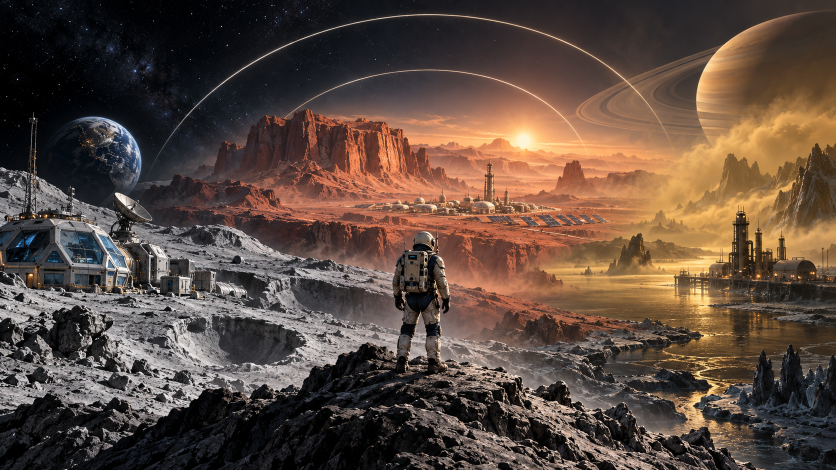
#> input picture tools/source_assets/rework_20260914/intro_panorama.png, 1672 x 940 px (shown at 1/2 size)
$ python install_triumphal_intro.py
#> lines starting #> are read from the running program, lines starting #| are printed output that depends on the picture
"""Mechanical 16:9 delivery of the reviewed built-in image generation output."""
from pathlib import Path
from PIL import Image, ImageOps
import shutil, hashlib, json
ROOT=Path(__file__).resolve().parents[1]
SOURCE=ROOT/'tools/source_assets/rework_20260914/intro_panorama.png'
TARGET=ROOT/'assets/textures/intro_keyart_v4.png'
BACKUP=ROOT/'tools/source_assets/before_intro_20260917'
BACKUP.mkdir(parents=True,exist_ok=True)
if not (BACKUP/TARGET.name).exists(): shutil.copy2(TARGET,BACKUP/TARGET.name)
ImageOps.pad(Image.open(SOURCE).convert('RGB'),(1280,720),method=Image.Resampling.LANCZOS).save(TARGET,optimize=True)
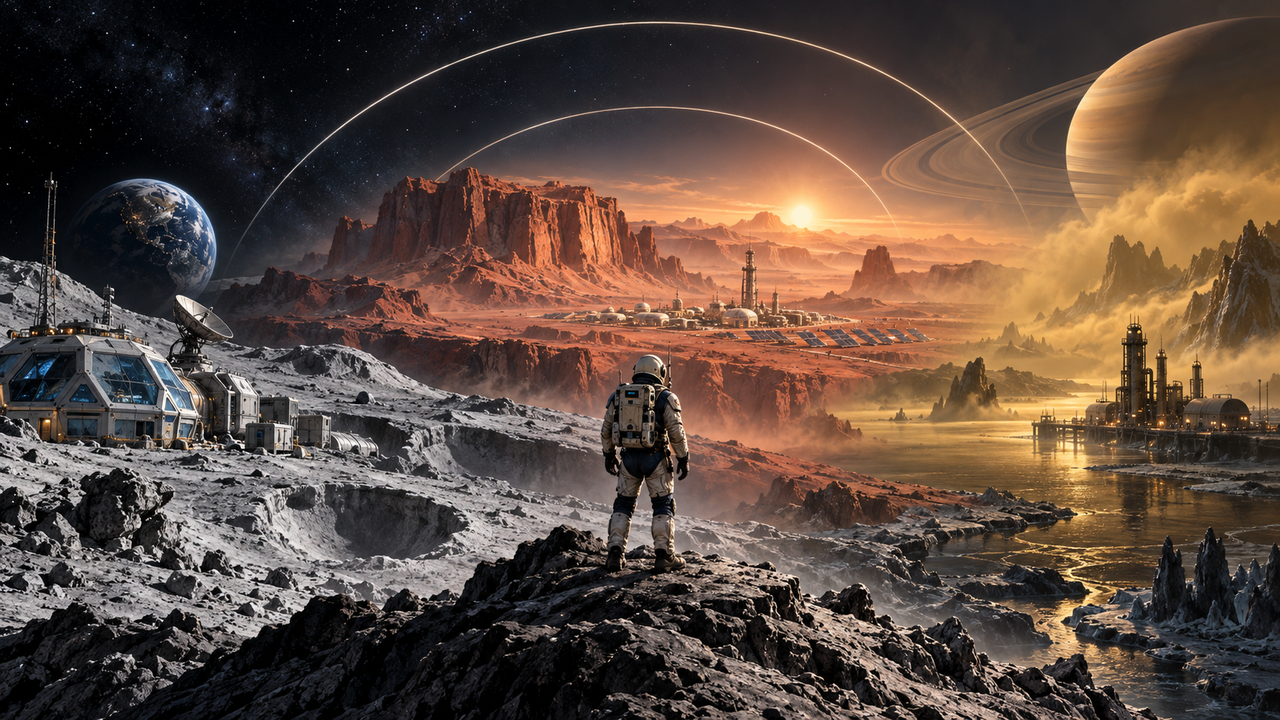
#> saved as intro_keyart_v4.png: PIL image 1280x720 RGB; mean R, G, B 91.9, 73.7, 63.1
audit_path=SOURCE.parent/'installed.json'
#> (the run stopped early here; a loop or call above may not have finished)
